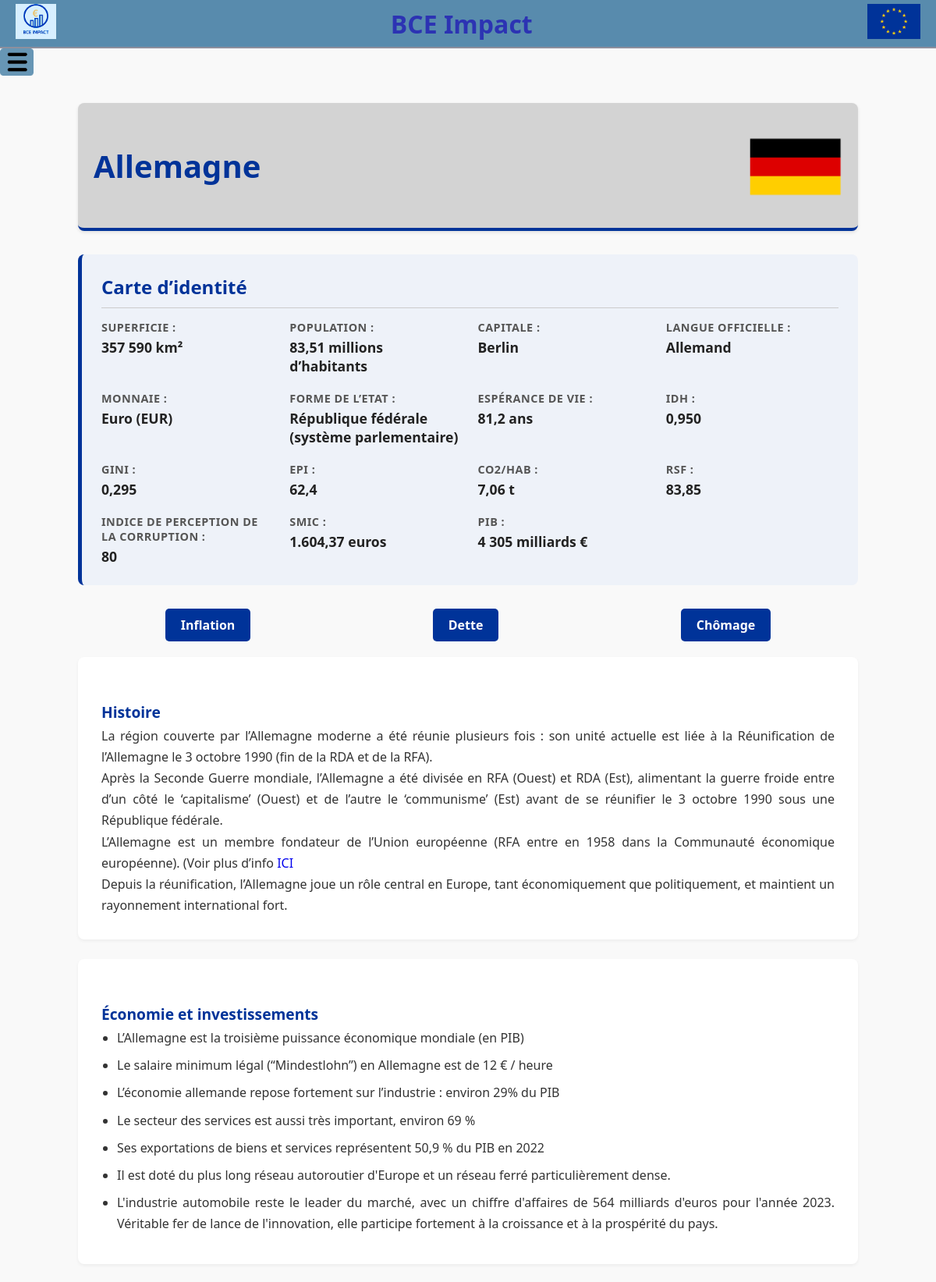
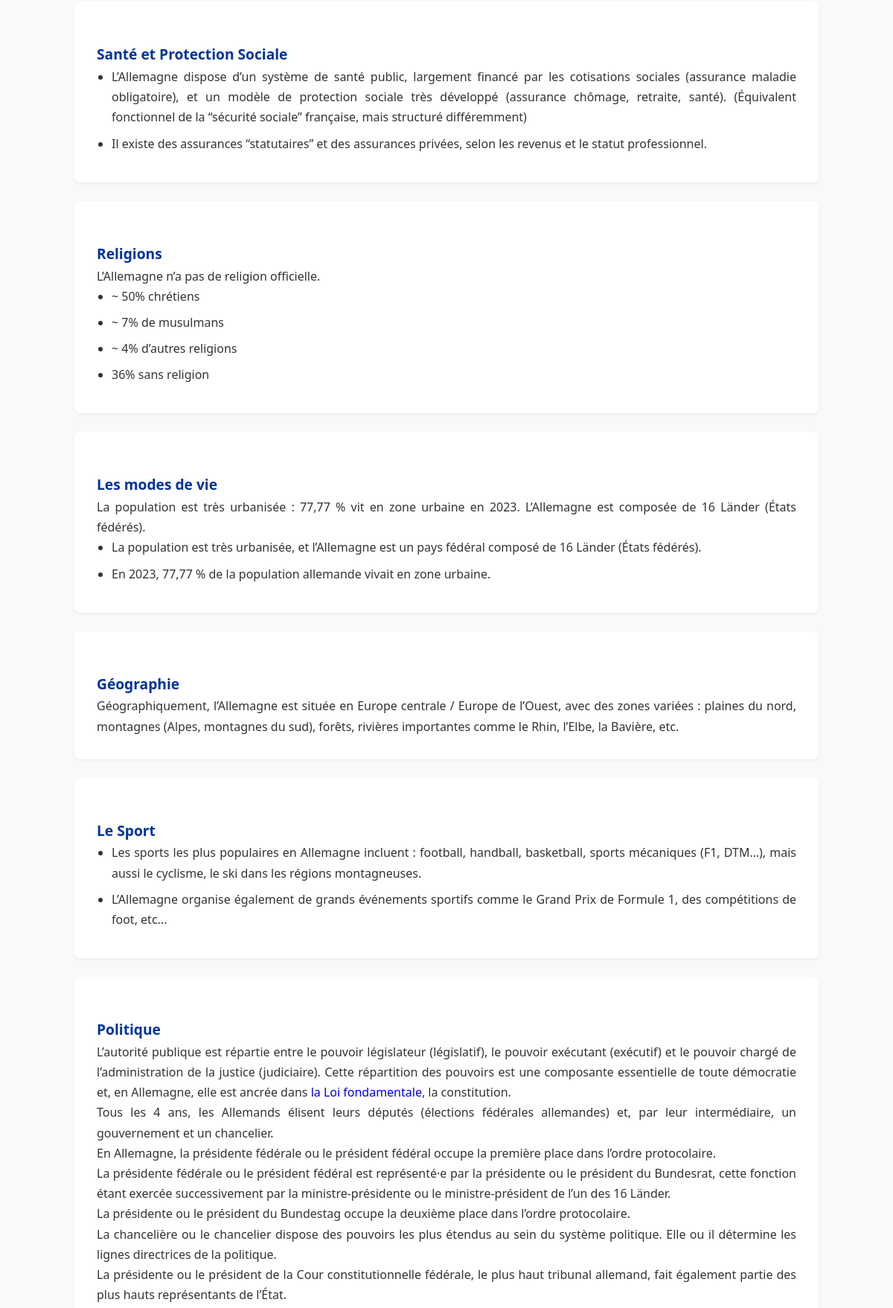
Screenshot of /pays.php?pays=DEU (upper part) with the database file from the repository (2 pictures, top to bottom).
### tables this page shows
CREATE TABLE `pays` (
  `nom_pays` varchar(50) NOT NULL,
  `code` varchar(3) NOT NULL,
  `date_adhésion_ue` date NOT NULL,
  `annee_adoption_euro` year(4) DEFAULT NULL,
  `superficie` varchar(100) NOT NULL,
  `population` varchar(100) NOT NULL,
  `capitale` varchar(50) NOT NULL,
  `langue` varchar(150) NOT NULL,
  `monnaie` varchar(100) NOT NULL,
  `etat` varchar(100) NOT NULL,
  `vie` varchar(200) NOT NULL,
  `idh` varchar(100) NOT NULL,
  `gini` varchar(100) NOT NULL,
  `epi` varchar(100) NOT NULL,
  `co2` varchar(100) NOT NULL,
  `rsf` varchar(100) NOT NULL,
  `corruption` varchar(100) NOT NULL,
  `smic` varchar(100) NOT NULL,
  `pib` varchar(100) NOT NULL,
  `histoire` text NOT NULL,
  `economie` text NOT NULL,
  `sante` text NOT NULL,
  `religion` text NOT NULL,
  `mode_vie` text NOT NULL,
  `geographie` text NOT NULL,
  `sport` text NOT NULL,
  `politique` text NOT NULL,
  `drapeau` text NOT NULL
);

### pays.php (the view, shortened to what this page needs)
<?php
$bdd = getBD();
$pays = null;
$erreur = null;
if (isset($_GET['pays'])) {
    $code = $_GET['pays'];
    $stmt = $bdd->prepare("SELECT * FROM pays WHERE code = :code");
    $stmt->execute(['code' => $code]);
    $pays = $stmt->fetch();
} else {
    $erreur = "Aucun pays sélectionné.";
}
?>
<!DOCTYPE html>
<html lang="fr">
<head>
    <link rel="stylesheet" href="styles/style_pays.css">
</head>
<body>
    <?php include 'header.php'; ?>
    <div class="container">
        <?php if ($pays) { ?>
            <div class="header-pays">
                <h1><?php echo $pays['nom_pays']; ?></h1>
                <img src="<?php echo $pays['drapeau']; ?>" alt="Drapeau <?php echo $pays['nom_pays']; ?>" class="drapeau">
            </div>
            <section class="carte-identite">
                <h2>Carte d’identité</h2>
                <div class="grid-infos">
                    <div class="info-box"><strong>Superficie : </strong> <span><?php echo $pays['superficie']; ?></span></div>
                    <div class="info-box"><strong>Population : </strong> <span><?php echo $pays['population']; ?></span></div>
                    <div class="info-box"><strong>Capitale : </strong> <span><?php echo $pays['capitale']; ?></span></div>
                    <div class="info-box"><strong>Langue officielle : </strong> <span><?php echo $pays['langue']; ?></span></div>
                    <div class="info-box"><strong>Monnaie : </strong> <span><?php echo $pays['monnaie']; ?></span></div>
                    <div class="info-box"><strong>Forme de l’Etat  : </strong> <span><?php echo $pays['etat']; ?></span></div>
                    <div class="info-box"><strong>Espérance de vie : </strong> <span><?php echo $pays['vie']; ?></span></div>
                    <div class="info-box"><strong>IDH : </strong> <span><?php echo $pays['idh']; ?></span></div>
                    <div class="info-box"><strong>GINI : </strong> <span><?php echo $pays['gini']; ?></span></div>
                    <div class="info-box"><strong>EPI : </strong> <span><?php echo $pays['epi']; ?></span></div>
                    <div class="info-box"><strong>CO2/hab : </strong> <span><?php echo $pays['co2']; ?></span></div>
                    <div class="info-box"><strong>RSF : </strong> <span><?php echo $pays['rsf']; ?></span></div>
                    <div class="info-box"><strong>Indice de perception de la corruption : </strong> <span><?php echo $pays['corruption']; ?></span></div>
                    <div class="info-box"><strong>SMIC : </strong> <span><?php echo $pays['smic']; ?></span></div>
                    <div class="info-box"><strong>PIB : </strong> <span><?php echo $pays['pib']; ?></span></div>
                </div>
            </section>
            <div class="actions-graphiques" style="margin: 20px 0; text-align: center;">
                <a href="graphique.php?pays=<?php echo $pays['nom_pays']; ?>&type=inflation" class="btn-graph">Inflation</a>
                <a href="graphique.php?pays=<?php echo $pays['nom_pays']; ?>&type=dette" class="btn-graph">Dette</a>
                <a href="graphique.php?pays=<?php echo $pays['nom_pays']; ?>&type=chomage" class="btn-graph">Chômage</a>
            </div>
            <section class="section-contenu">
                <h3>Histoire</h3>
                <?php echo $pays['histoire']; ?>
            </section>
            <section class="section-contenu">
                <h3>Économie et investissements</h3>
                <?php echo $pays['economie']; ?>
            </section>
            <section class="section-contenu">
                <h3>Santé et Protection Sociale</h3>
                <?php echo $pays['sante']; ?>
            </section>
            <section class="section-contenu">
                <h3>Religions</h3>
                <?php echo $pays['religion']; ?>
            </section>
            <section class="section-contenu">
                <h3>Les modes de vie</h3>
                <?php echo $pays['mode_vie']; ?>
            </section>
            <section class="section-contenu">
                <h3>Géographie</h3>
                <?php echo $pays['geographie']; ?>
            </section>
            <section class="section-contenu">
                <h3>Le Sport</h3>
                <?php echo $pays['sport']; ?>
            </section>
            <section class="section-contenu">
                <h3>Politique</h3>
                <?php echo $pays['politique']; ?>
            </section>
        <?php }else if (!isset($_GET['pays'])){ ?>
            <h2 id="h2pays">Pays de l'UE</h2>
            <div class="liste-pays">
            <?php
            $req = $bdd->query("SELECT nom_pays, drapeau, code FROM pays ORDER BY nom_pays ASC");
            while ($row = $req->fetch()) { ?>
                <a href="?pays=<?php echo $row['code']; ?>" class="flag-card">
                    <img src="<?php echo $row['drapeau']; ?>" alt="Drapeau <?php echo $row['nom_pays']; ?>">
                    <p><?php echo $row['nom_pays']; ?></p>
                </a>
            <?php } ?>
            </div>
        <?php }else{ ?>
            <div class="error-msg">
                <p><?php echo $erreur; ?></p>
            </div>
        <?php } ?>
    </div>
</body>
</html>

### styles/style_pays.css (style rules this page uses)
body { font-family: 'Segoe UI', Tahoma, Geneva, Verdana, sans-serif; background-color: #f9f9f9; margin: 0; color: #333; }
.container { max-width: 1000px; margin: 30px auto; padding: 0 20px; }
.header-pays { background: lightgray; padding: 20px; border-radius: 8px; box-shadow: 0 2px 4px rgba(0,0,0,0.1); display: flex; justify-content: space-between; align-items: center; margin-bottom: 30px; border-bottom: 4px solid #003399; }
.header-pays h1 { margin: 0; color: #003399; font-size: 2.5em; }
.drapeau { width: 120px; }
.carte-identite { background-color: #eef2f9; padding: 25px; border-radius: 8px; margin-bottom: 30px; border-left: 5px solid #003399; }
.carte-identite h2 { margin-top: 0; color: #003399; border-bottom: 1px solid #ccc; padding-bottom: 10px; }
.grid-infos { display: grid; grid-template-columns: repeat(auto-fit, minmax(220px, 1fr)); gap: 20px; margin-top: 15px; }
.info-box strong { display: block; color: #555; font-size: 0.9em; text-transform: uppercase; letter-spacing: 0.5px; }
.info-box span { display: block; font-size: 1.1em; font-weight: bold; color: #222; margin-top: 4px; }
.section-contenu { background: white; padding: 30px; margin-bottom: 25px; border-radius: 8px; box-shadow: 0 2px 4px rgba(0,0,0,0.05); line-height: 1.7; text-align: justify; }
.section-contenu h3 { color: #003399; margin-top: 25px; font-size: 1.2em; }
.section-contenu ul { padding-left: 20px; }
.section-contenu li { margin-bottom: 8px; }
.actions-graphiques { display: flex; justify-content: space-around; gap: 10px; }
.btn-graph { display: inline-block; padding: 10px 20px; background-color: #003399; color: white; text-decoration: none; border-radius: 5px; font-weight: bold; transition: background 0.3s; }

### styles/style_header.css (style rules this page uses)
* { margin: 0; padding: 0; }
html { font-family: Arial, sans-serif; background-color: #f4f4f4; color: #333; position: relative; }
a { cursor: pointer; text-decoration: none; }

### rows the page displays
pays: nom_pays "Allemagne", drapeau (picture), superficie "357 590 km²", population "83,51 millions d’habitants", capitale "Berlin", langue "Allemand", monnaie "Euro (EUR)", etat "République fédérale (système parlementaire)", vie "81,2 ans", idh "0,950", gini "0,295", epi "62,4", co2 "7,06 t", rsf "83,85", corruption "80", smic "1.604,37 euros", pib "4 305 milliards €", histoire "La région couverte par l’Allemagne moderne a été réunie plusieurs fois : son unité actuelle est liée à la Réunification de l’Allemagne le 3 octobre 1990 (fin de la RDA et de la RFA). Après la Seconde Guerre mondiale, l’Allemagne a été divisée en RFA (Ouest) et RDA (Est), alimentant la guerre froide entre d’un côté le ‘capitalisme’ (Ouest) et de l’autre le ‘communisme’ (Est) avant de se réunifier le 3 octobre 1990 sous une République fédérale. L’Allemagne est un membre fondateur de l’Union européenne (RFA entre en 1958 dans la Communauté économique européenne). (Voir plus d’info ICI Depuis la réunification, l’Allemagne joue un rôle central en Europe, tant économiquement que politiquement, et…", economie "L’Allemagne est la troisième puissance économique mondiale (en PIB) Le salaire minimum légal (“Mindestlohn”) en Allemagne est de 12 € / heure L’économie allemande repose fortement sur l’industrie : environ 29% du PIB Le secteur des services est aussi très important, environ 69 % Ses exportations de biens et services représentent 50,9 % du PIB en 2022 Il est doté du plus long réseau autoroutier d'Europe et un réseau ferré particulièrement dense. L'industrie automobile reste le leader du marché, avec un chiffre d'affaires de 564 milliards d'euros pour l'année 2023. Véritable fer de lance de l'innovation, elle participe fortement à la croissance et à la prospérité du pays.", sante "L’Allemagne dispose d’un système de santé public, largement financé par les cotisations sociales (assurance maladie obligatoire), et un modèle de protection sociale très développé (assurance chômage, retraite, santé). (Équivalent fonctionnel de la “sécurité sociale” française, mais structuré différemment) Il existe des assurances “statutaires” et des assurances privées, selon les revenus et le statut professionnel.", religion "L’Allemagne n’a pas de religion officielle. ~ 50% chrétiens ~ 7% de musulmans ~ 4% d’autres religions 36% sans religion", mode_vie "La population est très urbanisée : 77,77 % vit en zone urbaine en 2023. L’Allemagne est composée de 16 Länder (États fédérés). La population est très urbanisée, et l’Allemagne est un pays fédéral composé de 16 Länder (États fédérés). En 2023, 77,77 % de la population allemande vivait en zone urbaine.", geographie "Géographiquement, l’Allemagne est située en Europe centrale / Europe de l’Ouest, avec des zones variées : plaines du nord, montagnes (Alpes, montagnes du sud), forêts, rivières importantes comme le Rhin, l’Elbe, la Bavière, etc.", sport "Les sports les plus populaires en Allemagne incluent : football, handball, basketball, sports mécaniques (F1, DTM…), mais aussi le cyclisme, le ski dans les régions montagneuses. L’Allemagne organise également de grands événements sportifs comme le Grand Prix de Formule 1, des compétitions de foot, etc...", politique "L’autorité publique est répartie entre le pouvoir législateur (législatif), le pouvoir exécutant (exécutif) et le pouvoir chargé de l’administration de la justice (judiciaire). Cette répartition des pouvoirs est une composante essentielle de toute démocratie et, en Allemagne, elle est ancrée dans la Loi fondamentale , la constitution. Tous les 4 ans, les Allemands élisent leurs députés (élections fédérales allemandes) et, par leur intermédiaire, un gouvernement et un chancelier. En Allemagne, la présidente fédérale ou le président fédéral occupe la première place dans l’ordre protocolaire. La présidente fédérale ou le président fédéral est représenté·e par la présidente ou le président du…"
